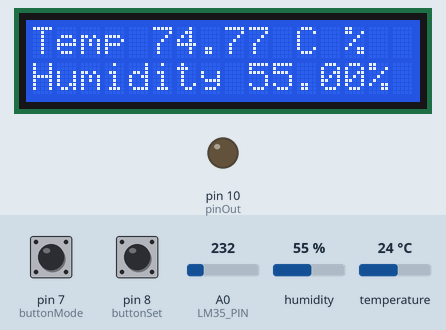
Recording of a sketch running on a simulated Arduino Uno, built with avr-gcc and run on an emulated ATmega328P. Parts: 16×2 character LCD, output pins drawn as LEDs (lit = HIGH). The test bench sets the inputs (shaded band); at power-on: pin 7 (buttonMode) HIGH, A0 (LM35_PIN) = 232, humidity 55 %, pin 8 (buttonSet) HIGH, temperature 24 °C.

Above: at 1.2 s.
1.3 s: pin 7 (buttonMode) pulled LOW for 0.15 s
At 1.48 s:
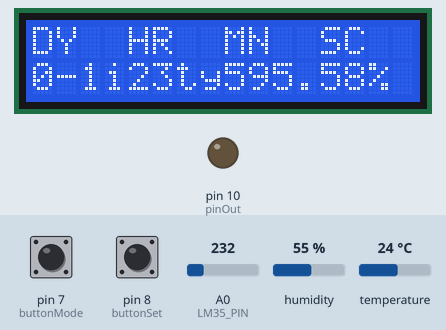
2.0 s: A0 (LM35_PIN) set to 336
At 2.41 s:
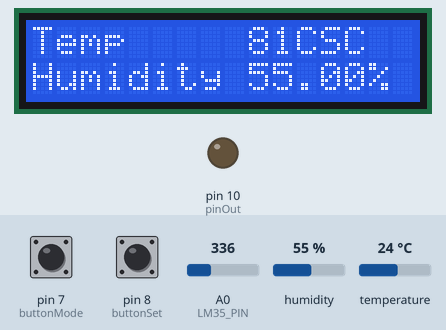
6.1 s: humidity set to 22 %
At 6.61 s:
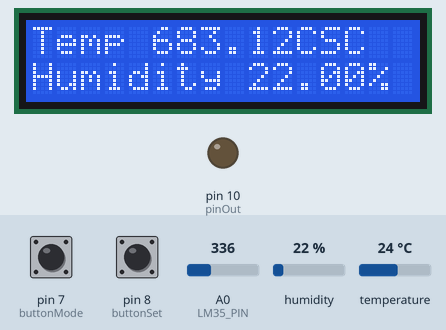
10.2 s: pin 8 (buttonSet) pulled LOW for 0.15 s
At 10.52 s:
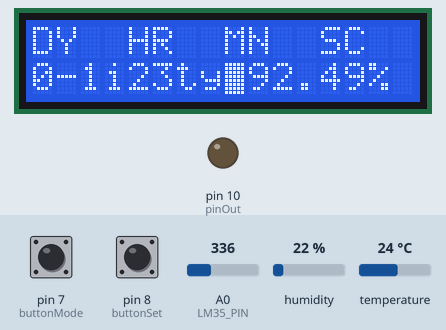
10.9 s: pin 7 (buttonMode) pulled LOW for 1 s
At 11.43 s:
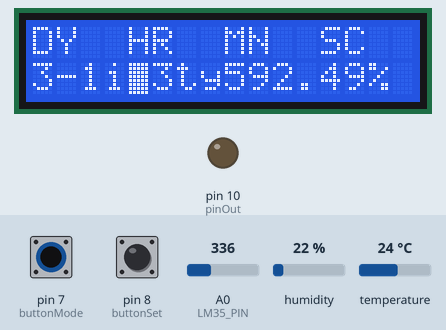
12.5 s: pin 8 (buttonSet) pulled LOW for 1 s
At 13.23 s:
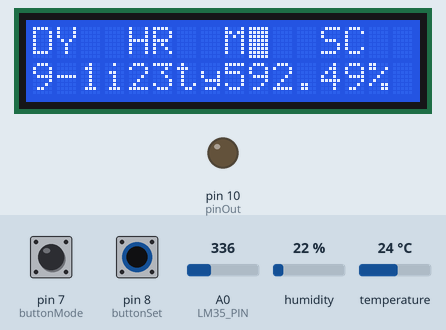
Timing chart, 0 to 15.1 s (numbered marks = the images above; inputs shaded):
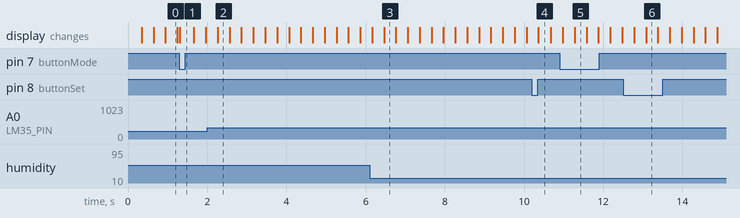

The sketch:

Inkubator.ino
```cpp
/*****************************************************
Chip type               : ATmega328
Program type            : Application
AVR Core Clock frequency: 16.000000 MHz
Memory model            : Small
External RAM size       : N/A
Data Stack size         : N/A
 *****************************************************/
extern "C"{
#include "fsm.h"
}
//Library
#include <LiquidCrystal.h>
#include <dht.h>
#include <math.h>
#include <Arduino_FreeRTOS.h>

// initialize the library with the numbers of the interface pins
LiquidCrystal lcd(12, 11, 5, 4, 3, 2);
dht DHT;

// Pin number :
#define LM35_PIN A0
#define DHT11_PIN 6
const int buttonMode = 7;
const int buttonSet = 8;
const int pinOut = 10;

// Variables will change :
float tempC;
int suhu;
int day=0;
int hour=0;
int minute=0;
int second=0;
int DAY_digit1=0;
int DAY_digit2=0;
int HOUR_digit1=0;
int HOUR_digit2=0;
int MIN_digit1=0;
int MIN_digit2=1;
int SEC_digit1=0;
int SEC_digit2=0;
int state = DATA_KEEP;

void setup() {
  // put your setup code here, to run once:
  xTaskCreate(MyTask1, "Task1", 64, NULL, 1, NULL);
  xTaskCreate(MyTask2, "Task2", 32, NULL, 2, NULL);
  xTaskCreate(MyTask3, "Task2", 64, NULL, 2, NULL);
  xTaskCreate(MyTask4, "Task2", 64, NULL, 2, NULL);
  xTaskCreate(MyIdleTask, "IdleTask", 64, NULL, 0, NULL);

  pinMode(buttonMode, INPUT_PULLUP);
  pinMode(buttonSet, INPUT_PULLUP);
  pinMode(pinOut, OUTPUT);
  analogReference(INTERNAL);
  Serial.begin(9600);
  // set up the LCD's number of columns and rows:
  lcd.begin(16, 2);

}

void loop() {
}

static void MyTask1(void* pvParameters)
{
  int counttemp = 0;
  float totaltemp;
  int lamp = 0;
  while(1)
  {
      suhu = analogRead(LM35_PIN); //read the value from the sensor
      totaltemp += suhu/9.309; //convert the analog data to temperature
      counttemp++;
      if (counttemp>=10){
        tempC = totaltemp/10;
         if ((lamp==0)&&(tempC >= 37.5)){
            digitalWrite(pinOut, LOW);
            lamp=1;
         }else if ((lamp==1)&&(tempC <= 37.8)) {
            digitalWrite(pinOut, HIGH);
            lamp=0;
         }
         counttemp=0;
      }
      vTaskDelay(20/portTICK_PERIOD_MS);
  }
}


static void MyTask2(void* pvParameters)
{
  while(1)
  {
  int chk = DHT.read11(DHT11_PIN);
  vTaskDelay(1000/portTICK_PERIOD_MS);
  }
}

/* Task1 with priority 1 */
static void MyTask3(void* pvParameters)
{
  int pushMode;
  int pushSet;
  int Mode_Evt=0;
  int Set_Evt=0;
  int statemodeevent=11;
  int statesetevent=13;

  while(1)
  {
        /* Pembacaan Input dari Pushbutton active LOW */
      if (digitalRead(buttonMode)==HIGH) {
            pushMode = 0;
      } else {
            pushMode = 1;
      }
      if (digitalRead(buttonSet)==HIGH) {
            pushSet = 0;
      } else {
            pushSet = 1;
      }

    detectmodeevent(pushMode,&Mode_Evt,&statemodeevent);
    detectsetevent(pushSet,&Set_Evt,&statesetevent);

      //inisialisasi nilai digit untuk mode  setting
      if((state==0)||(state==1)){
        DAY_digit1=day/10;
        DAY_digit2=day%10;
        HOUR_digit1=hour/10;
        HOUR_digit2=hour%10;
        MIN_digit1=minute/10;
        MIN_digit2=minute%10;
        SEC_digit1=second/10;
        SEC_digit2=second%10;
      }

      fsm(Mode_Evt, Set_Evt, &DAY_digit1, &DAY_digit2, &HOUR_digit1, &HOUR_digit2, &MIN_digit1, &MIN_digit2,
     &SEC_digit1, &SEC_digit2, &state);

      //set output nilai hasil settingan
    if(state==1){
        day=(DAY_digit1*10)+DAY_digit2;
        hour=(HOUR_digit1*10)+HOUR_digit2;
        minute=(MIN_digit1*10)+MIN_digit2;
        second=(SEC_digit1*10)+SEC_digit2;
    }

      vTaskDelay(100/portTICK_PERIOD_MS);
  }
}


/* Task2 with priority 2 */
static void MyTask4(void* pvParameters)
{
  while(1)
  {
  if ((state==0)||(state==1)){
    if (second > 0){
      second--;
    }else{
      second=59;
      if (minute > 0){
        minute--;
      }else{
        minute=59;
        if (hour > 0){
          hour--;
        }else{
          hour=23;
          day--;
        }
      }
    }
    }

  if ((second==0)&&(minute==0)&&(hour==0)&&(day==0)){
    state=10;
  }

    vTaskDelay(1000/portTICK_PERIOD_MS);
  }
}


/* Idle Task with priority Zero */
static void MyIdleTask(void* pvParameters)
{
  while(1)
  {
      switch (state){
        case 0:{
          lcd.setCursor(0, 0);
          lcd.print("Temp       C");
          lcd.setCursor(5, 0);
          lcd.print(tempC);
          lcd.setCursor(0, 1);
          lcd.print("Humidity      %");
          lcd.setCursor(9, 1);
          lcd.print(DHT.humidity);
          break;
        }
        case 1:{
          printtime();
          break;
        }
        case 2:{
          printtime();
          lcd.setCursor(0, 1);
          lcd.blink();
          break;
        }
        case 3:{
          printtime();
          lcd.setCursor(1, 1);
          lcd.blink();
          break;
        }
        case 4:{
          printtime();
          lcd.setCursor(4, 1);
          lcd.blink();
          break;
        }
        case 5:{
          printtime();
          lcd.setCursor(5, 1);
          lcd.blink();
          break;
        }
        case 6:{
          printtime();
          lcd.setCursor(8, 1);
          lcd.blink();
          break;
        }
        case 7:{
          printtime();
          lcd.setCursor(9, 1);
          lcd.blink();
          break;
        }
        case 8:{
          printtime();
          lcd.setCursor(12, 1);
          lcd.blink();
          break;
        }
        case 9:{
          printtime();
          lcd.setCursor(13, 1);
          lcd.blink();
          break;
        }
        case 10:{
          lcd.setCursor(0, 0);
          lcd.print("Selamat!");
          lcd.setCursor(0, 1);
          lcd.print("Telur sudah menetas!");
          break;
        }
      }

  }
}

void printtime(){
  lcd.setCursor(0, 0);
  lcd.print("DY  HR  MN  SC");
  lcd.setCursor(0, 1);
  lcd.print(DAY_digit1);
  lcd.setCursor(1, 1);
  lcd.print(DAY_digit2);
  lcd.setCursor(4, 1);
  lcd.print(HOUR_digit1);
  lcd.setCursor(5, 1);
  lcd.print(HOUR_digit2);
  lcd.setCursor(8, 1);
  lcd.print(MIN_digit1);
  lcd.setCursor(9, 1);
  lcd.print(MIN_digit2);
  lcd.setCursor(12, 1);
  lcd.print(SEC_digit1);
  lcd.setCursor(13, 1);
  lcd.print(SEC_digit2);
}
```

fsm.c
```cpp
#include "fsm.h"

/**
 * implementasi finite state machine dengan software
 * @param push push dari switch, active high
 * @param output output LED, active high
 * @param state state internal FSM. belum didefinisikan
 * @param digit merupaka digit seven segment mulai dari kanan ke kiri
 */
void fsm(int Mode_Evt, int Set_Evt,
		 int *DAY_digit1, int *DAY_digit2, int *HOUR_digit1, int *HOUR_digit2, int *MIN_digit1, int *MIN_digit2,
		 int *SEC_digit1, int *SEC_digit2, int *state) {

  static int counter = 0;

	switch (*state){
		case DATA_KEEP:
		{
		if (Mode_Evt==1){
			*state = TIME_KEEP;
			counter=0;
		}
		if (Set_Evt==1){
			*state = TIME_SET_DAY1;
		}
      break;
    }
		case TIME_KEEP:
		{
		if ((Mode_Evt==0)&&(Set_Evt==0)) {
        *state = TIME_KEEP;
        counter++;
         if (counter >= TIMEOUT) {
            *state = DATA_KEEP;
        }
       }
      if (Mode_Evt==1){
        *state = DATA_KEEP;
      }
      if (Set_Evt==1){
        *state = TIME_SET_DAY1;
      }
      break;
    }
	case TIME_SET_DAY1:
		{
      if (Mode_Evt==1){
        if (*DAY_digit1>=9){
          *DAY_digit1=0;
        }else{
          (*DAY_digit1)++;
        }
        *state = TIME_SET_DAY1;
      }
      if (Set_Evt==1){
        *state = TIME_SET_DAY2;
      }
      break;
    }
	case TIME_SET_DAY2:
		{
      if (Mode_Evt==1){
        if (*DAY_digit2>=9){
          *DAY_digit2=0;
        }else{
          (*DAY_digit2)++;
        }
        *state = TIME_SET_DAY2;
      }
      if (Set_Evt==1){
        *state = TIME_SET_HOUR1;
      }
      break;
    }
		case TIME_SET_HOUR1:
		{
      if (Mode_Evt==1){
        if (*HOUR_digit1>=2){
          *HOUR_digit1=0;
        }else{
          (*HOUR_digit1)++;
        }
        *state = TIME_SET_HOUR1;
      }
      if (Set_Evt==1){
        *state = TIME_SET_HOUR2;
      }
      break;
    }
		case TIME_SET_HOUR2:
		{
			if (Mode_Evt==1){
        if ((*HOUR_digit1==2)&&(*HOUR_digit2>=4)){
          *HOUR_digit2=0;
        } else if ((*HOUR_digit1!=2)&&(*HOUR_digit2>=9)){
          *HOUR_digit2=0;
        }else{
          (*HOUR_digit2)++;
        }
        *state = TIME_SET_HOUR2;
      }
      if (Set_Evt==1){
        *state = TIME_SET_MIN1;
      }
      break;
    }
		case TIME_SET_MIN1:
		{
			if (Mode_Evt==1){
        if (*MIN_digit1>=5){
          *MIN_digit1=0;
        } else {
          (*MIN_digit1)++;
        }
        *state = TIME_SET_MIN1;
      }
      if (Set_Evt==1){
        *state = TIME_SET_MIN2;
      }
      break;
    }
		case TIME_SET_MIN2:
		{
			if (Mode_Evt==1){
        if (*MIN_digit2>=9){
          *MIN_digit2=0;
        } else {
          (*MIN_digit2)++;
        }
        *state = TIME_SET_MIN2;
      }
      if (Set_Evt==1){
        *state = TIME_SET_SEC1;
      }
      break;
    }
		case TIME_SET_SEC1:
		{
			if (Mode_Evt==1){
        if (*SEC_digit1>=5){
          *SEC_digit1=0;
        } else {
          (*SEC_digit1)++;
        }
        *state = TIME_SET_SEC1;
      }
      if (Set_Evt==1){
        *state = TIME_SET_SEC2;
      }
      break;
    }
		case TIME_SET_SEC2:
		{
			if (Mode_Evt==1){
        if (*SEC_digit2==9){
          *SEC_digit2=0;
        } else {
          (*SEC_digit2)++;
        }
        *state = TIME_SET_SEC2;
      }
      if (Set_Evt==1){
        *state = TIME_KEEP;
      }
      break;
    }
   default:
   {

   }
}
}

void detectmodeevent(int pushMode,int *Mode_Evt,int *statemodeevent){
  switch (*statemodeevent){
    case MODE_OFF:
    {
      if (pushMode==1){
        *Mode_Evt=1;
        *statemodeevent = MODE_ON;
      }
      if (pushMode==0){
        *statemodeevent = MODE_OFF;
      }
      break;
    }
   case MODE_ON:
   {
      if (pushMode==0){
		*Mode_Evt=0;
        *statemodeevent = MODE_OFF;
      }
      if (pushMode==1){
        *statemodeevent = MODE_ON;
      }
      break;
   }
  }
}

void detectsetevent(int pushSet,int *Set_Evt,int *statesetevent){
  switch (*statesetevent){
    case SET_OFF:
    {
      if (pushSet==1){
        *Set_Evt=1;
        *statesetevent = SET_ON;
      }
      if (pushSet==0){
        *statesetevent = SET_OFF;
      }
      break;
    }
   case SET_ON:
   {
      if (pushSet==0){
		*Set_Evt=0;
        *statesetevent = SET_OFF;
      }
      if (pushSet==1){
        *statesetevent = SET_ON;
      }
      break;
   }
  }
}
```

fsm.h
```cpp
/*
 * File:   fsm.h
 * Author: Gunawan Marbun
 *
 * Created on September 28, 2017
 */

#ifndef FSM_H
#define  FSM_H

#define DATA_KEEP 0
#define TIME_KEEP 1
#define TIME_SET_DAY1 2
#define TIME_SET_DAY2 3
#define TIME_SET_HOUR1 4
#define TIME_SET_HOUR2 5
#define TIME_SET_MIN1 6
#define TIME_SET_MIN2 7
#define TIME_SET_SEC1 8
#define TIME_SET_SEC2 9
#define MODE_OFF 10
#define MODE_ON 11
#define SET_OFF 12
#define SET_ON 13
#define TIMEOUT 30


void fsm(int Mode_Evt, int Set_Evt,
		 int *DAY_digit1, int *DAY_digit2, int *HOUR_digit1, int *HOUR_digit2, int *MIN_digit1, int *MIN_digit2,
		 int *SEC_digit1, int *SEC_digit2, int *state);
void detectmodeevent(int pushMode,int *Mode_Evt,int *statemodeeevent);
void detectsetevent(int pushSet,int *Set_Evt,int *statseteevent);
#endif  /* FSM_H */
```

Measured:
- after the input at 1.3 s, the display: changes at once (image 1)
- after the input at 10.2 s, the display: changes after 0.17 s (image 4)
